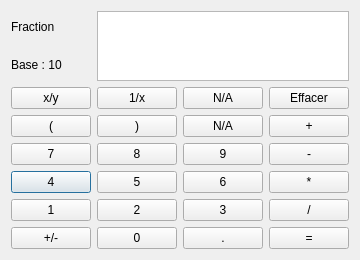
<?xml version="1.0" encoding="UTF-8"?>
<ui version="4.0">
 <class>GUICalulatrice</class>
 <widget class="QDialog" name="GUICalulatrice">
  <property name="geometry">
   <rect>
    <x>0</x>
    <y>0</y>
    <width>338</width>
    <height>236</height>
   </rect>
  </property>
  <property name="windowTitle">
   <string>OCFractions</string>
  </property>
  <layout class="QGridLayout" name="gridLayout_2">
   <item row="0" column="0">
    <layout class="QGridLayout" name="gridLayout">
     <property name="spacing">
      <number>6</number>
     </property>
     <item row="5" column="0">
      <widget class="QPushButton" name="bouton_chiffre_4">
       <property name="text">
        <string>4</string>
       </property>
      </widget>
     </item>
     <item row="4" column="1">
      <widget class="QPushButton" name="bouton_chiffre_8">
       <property name="text">
        <string>8</string>
       </property>
      </widget>
     </item>
     <item row="5" column="2">
      <widget class="QPushButton" name="bouton_chiffre_6">
       <property name="text">
        <string>6</string>
       </property>
      </widget>
     </item>
     <item row="4" column="0">
      <widget class="QPushButton" name="bouton_chiffre_7">
       <property name="text">
        <string>7</string>
       </property>
      </widget>
     </item>
     <item row="4" column="2">
      <widget class="QPushButton" name="bouton_chiffre_9">
       <property name="text">
        <string>9</string>
       </property>
      </widget>
     </item>
     <item row="5" column="1">
      <widget class="QPushButton" name="bouton_chiffre_5">
       <property name="text">
        <string>5</string>
       </property>
      </widget>
     </item>
     <item row="6" column="1">
      <widget class="QPushButton" name="bouton_chiffre_2">
       <property name="text">
        <string>2</string>
       </property>
      </widget>
     </item>
     <item row="7" column="3">
      <widget class="QPushButton" name="bouton_resultat">
       <property name="text">
        <string>=</string>
       </property>
      </widget>
     </item>
     <item row="6" column="2">
      <widget class="QPushButton" name="bouton_chiffre_3">
       <property name="text">
        <string>3</string>
       </property>
      </widget>
     </item>
     <item row="0" column="1" colspan="3">
      <widget class="QTextEdit" name="affichageResultat">
       <property name="enabled">
        <bool>true</bool>
       </property>
       <property name="readOnly">
        <bool>true</bool>
       </property>
      </widget>
     </item>
     <item row="6" column="0">
      <widget class="QPushButton" name="bouton_chiffre_1">
       <property name="text">
        <string>1</string>
       </property>
      </widget>
     </item>
     <item row="5" column="3">
      <widget class="QPushButton" name="bouton_multiplication">
       <property name="text">
        <string>*</string>
       </property>
      </widget>
     </item>
     <item row="7" column="2">
      <widget class="QPushButton" name="bouton_virgule">
       <property name="text">
        <string>.</string>
       </property>
      </widget>
     </item>
     <item row="7" column="1">
      <widget class="QPushButton" name="bouton_chiffre_0">
       <property name="text">
        <string>0</string>
       </property>
      </widget>
     </item>
     <item row="4" column="3">
      <widget class="QPushButton" name="bouton_soustraction">
       <property name="text">
        <string>-</string>
       </property>
      </widget>
     </item>
     <item row="6" column="3">
      <widget class="QPushButton" name="bouton_division">
       <property name="text">
        <string>/</string>
       </property>
      </widget>
     </item>
     <item row="7" column="0">
      <widget class="QPushButton" name="bouton_oppose">
       <property name="text">
        <string>+/-</string>
       </property>
      </widget>
     </item>
     <item row="2" column="1">
      <widget class="QPushButton" name="bouton_inverse">
       <property name="text">
        <string>1/x</string>
       </property>
      </widget>
     </item>
     <item row="2" column="0">
      <widget class="QPushButton" name="bouton_fraction">
       <property name="maximumSize">
        <size>
         <width>16777215</width>
         <height>23</height>
        </size>
       </property>
       <property name="text">
        <string>x/y</string>
       </property>
      </widget>
     </item>
     <item row="0" column="0">
      <layout class="QVBoxLayout" name="verticalLayout">
       <item>
        <widget class="QLabel" name="formatAffichageNombreReel">
         <property name="text">
          <string>Fraction</string>
         </property>
        </widget>
       </item>
       <item>
        <widget class="QLabel" name="baseNumerique">
         <property name="text">
          <string>Base : 10</string>
         </property>
        </widget>
       </item>
      </layout>
     </item>
     <item row="3" column="0">
      <widget class="QPushButton" name="bouton_parenthese_ouvrante">
       <property name="text">
        <string>(</string>
       </property>
      </widget>
     </item>
     <item row="3" column="3">
      <widget class="QPushButton" name="bouton_addition">
       <property name="text">
        <string>+</string>
       </property>
      </widget>
     </item>
     <item row="2" column="3">
      <widget class="QPushButton" name="bouton_effacer">
       <property name="text">
        <string>Effacer</string>
       </property>
      </widget>
     </item>
     <item row="3" column="1">
      <widget class="QPushButton" name="bouton_parenthese_fermante">
       <property name="text">
        <string>)</string>
       </property>
      </widget>
     </item>
     <item row="3" column="2">
      <widget class="QPushButton" name="bouton_unused2">
       <property name="text">
        <string>N/A</string>
       </property>
      </widget>
     </item>
     <item row="2" column="2">
      <widget class="QPushButton" name="bouton_unused1">
       <property name="text">
        <string>N/A</string>
       </property>
      </widget>
     </item>
    </layout>
   </item>
  </layout>
 </widget>
 <resources/>
 <connections>
  <connection>
   <sender>bouton_effacer</sender>
   <signal>clicked()</signal>
   <receiver>affichageResultat</receiver>
   <slot>clear()</slot>
   <hints>
    <hint type="sourcelabel">
     <x>327</x>
     <y>80</y>
    </hint>
    <hint type="destinationlabel">
     <x>327</x>
     <y>51</y>
    </hint>
   </hints>
  </connection>
 </connections>
</ui>
